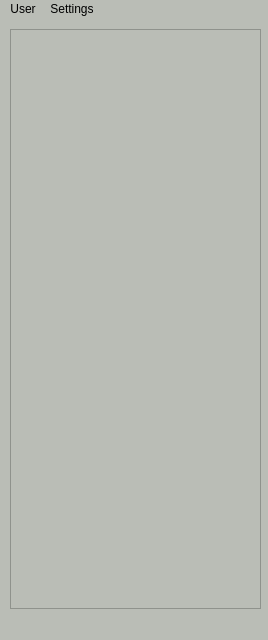
<?xml version="1.0" encoding="UTF-8"?>
<ui version="4.0">
 <class>QIPMSG</class>
 <widget class="QMainWindow" name="QIPMSG">
  <property name="geometry">
   <rect>
    <x>0</x>
    <y>0</y>
    <width>268</width>
    <height>640</height>
   </rect>
  </property>
  <property name="minimumSize">
   <size>
    <width>240</width>
    <height>640</height>
   </size>
  </property>
  <property name="maximumSize">
   <size>
    <width>300</width>
    <height>800</height>
   </size>
  </property>
  <property name="windowTitle">
   <string notr="true">QIPMSG</string>
  </property>
  <property name="styleSheet">
   <string notr="true">background-color: rgb(186, 189, 182);</string>
  </property>
  <widget class="QWidget" name="centralWidget">
   <widget class="QListWidget" name="listWidgetUserList">
    <property name="geometry">
     <rect>
      <x>10</x>
      <y>10</y>
      <width>251</width>
      <height>580</height>
     </rect>
    </property>
    <property name="minimumSize">
     <size>
      <width>220</width>
      <height>580</height>
     </size>
    </property>
    <property name="maximumSize">
     <size>
      <width>280</width>
      <height>740</height>
     </size>
    </property>
    <property name="styleSheet">
     <string notr="true">background-color: rgb(186, 189, 182);</string>
    </property>
   </widget>
   <widget class="QLabel" name="labelStatus">
    <property name="geometry">
     <rect>
      <x>10</x>
      <y>600</y>
      <width>211</width>
      <height>16</height>
     </rect>
    </property>
    <property name="text">
     <string/>
    </property>
   </widget>
  </widget>
  <widget class="QMenuBar" name="menuBar">
   <property name="geometry">
    <rect>
     <x>0</x>
     <y>0</y>
     <width>268</width>
     <height>23</height>
    </rect>
   </property>
   <widget class="QMenu" name="menuUser">
    <property name="title">
     <string>User</string>
    </property>
    <addaction name="actionRefresh"/>
   </widget>
   <widget class="QMenu" name="menuSettings">
    <property name="title">
     <string>Settings</string>
    </property>
    <widget class="QMenu" name="menuLanguage">
     <property name="title">
      <string>Language</string>
     </property>
     <addaction name="actionChinese"/>
     <addaction name="actionEnglish"/>
    </widget>
    <addaction name="actionConfigration"/>
    <addaction name="menuLanguage"/>
   </widget>
   <addaction name="menuUser"/>
   <addaction name="menuSettings"/>
  </widget>
  <action name="actionRefresh">
   <property name="text">
    <string>Refresh</string>
   </property>
  </action>
  <action name="actionDetail">
   <property name="text">
    <string>Detail</string>
   </property>
  </action>
  <action name="actionSearch">
   <property name="text">
    <string>Search</string>
   </property>
  </action>
  <action name="actionExit">
   <property name="text">
    <string>Exit</string>
   </property>
  </action>
  <action name="actionConfigration">
   <property name="text">
    <string>Configration</string>
   </property>
  </action>
  <action name="actionVersion">
   <property name="text">
    <string>Version</string>
   </property>
  </action>
  <action name="actionEmail">
   <property name="text">
    <string>Email</string>
   </property>
  </action>
  <action name="actionChinese">
   <property name="text">
    <string>Chinese</string>
   </property>
  </action>
  <action name="actionEnglish">
   <property name="text">
    <string>English</string>
   </property>
  </action>
 </widget>
 <layoutdefault spacing="6" margin="11"/>
 <resources/>
 <connections/>
</ui>
